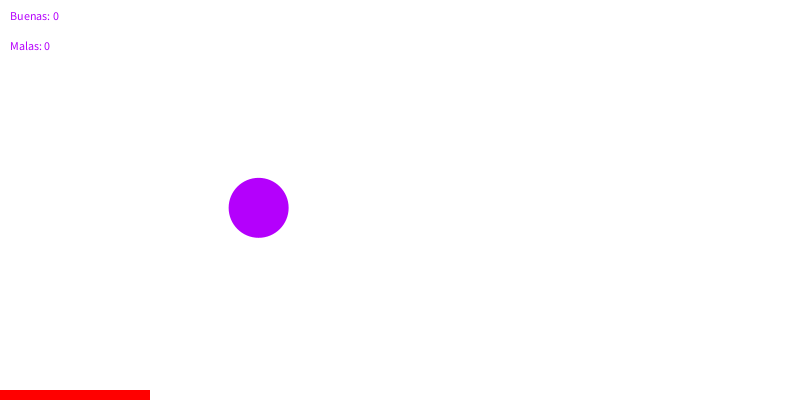
Frame 1 (no input)
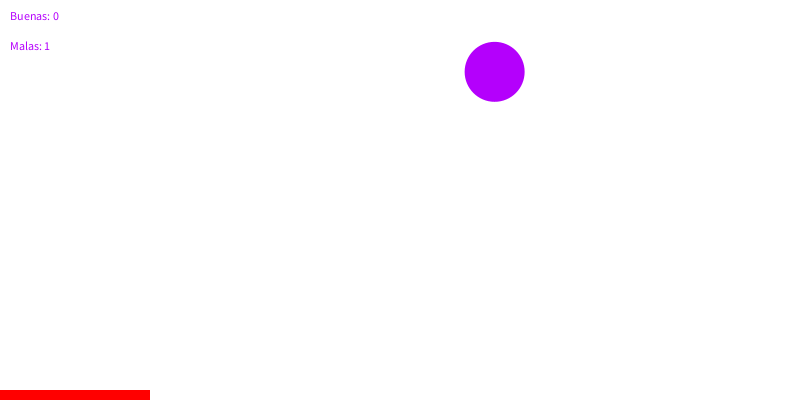
Frame 60 (the mouse pressed at the canvas centre just before this capture)
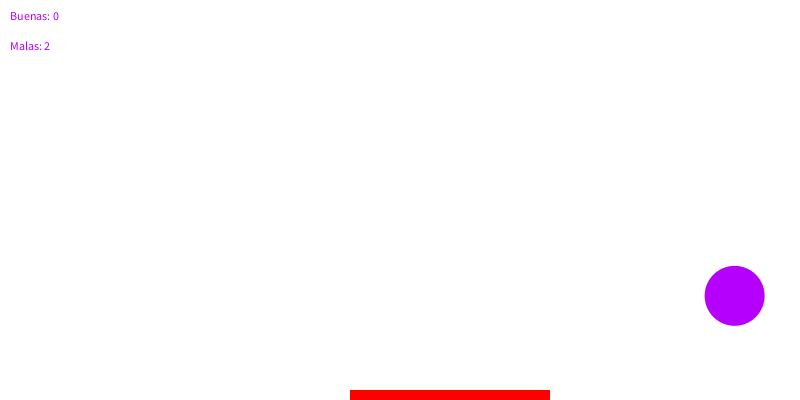
Frame 120 (the mouse held since frame 60 and released just before this capture)

The Processing sketch that drew these frames (run headless with seeded random() and noise(); from frame 60 on, the mouse is pressed at the canvas centre):

// Processing sketch: processing_76487
// ── processing_76487.pde


//float posX=30;
//float posY=30;
float posX=random(400); // para que la pelota empiece en cualquier punto cada vez que empieza, 400 es el valor de la ventana
float posY=random(800); // para que la pelota empiece en cualquier punto cada vez que empieza, 800 es el valor de la ventana
float sentidoX=4;
float sentidoY=8; // se ponen esos valores para aumentar la velocidad de la pelota

int buenas=0; // conatbilizar cuantas chocan con la raqueta y cuantas no
int malas=0;

void setup(){
  size(800,400);
  background(255);
  noStroke();
  smooth();
}


void draw(){
  background(255);
  
  //raqueta 
  fill(255,0,0);
  rect(mouseX-50,height-10,200,10);// para que no se vaya de la ventana en la derecha
  
  //pelota
  fill(180,0,252);
  ellipse(posX,posY,60,60);// variables float se ponen arriba
  
  //mover pelota
  //posY=posY+2; //incrementar valores para que la pelota baje, se pone 2 para que vaya más rápido en vertical
  posY=posY+sentidoY; // se reemplazan las variables para que funcione el if por las de sentidoY
 // posX=posX+1; // incrementar valores para que la pelota vaya horizontal
 posX=posX+sentidoX; //se reemplazan las variables para que funcione el if por las de sentidoX
  
  // que la pelota rebote abajo
  if(posY>=height-30){ // se pone -30 al height para que la peltoa no se esconda en la ventana y 30 es la mitad del tamaño de la pelota.
    sentidoY=- sentidoY; // para que rebote la pelota
    
    // determinar la distancia de la pelota con la raqueta, sacar la diferencia de mouseX-posX.
    // que la pelota pegue en la raqueta
     float distancia=abs(mouseX-posX); 
    if (distancia<=100) buenas=buenas+1;
    else malas=malas+1;
  }
  
  //peltoa rebote arriba
if(posY-30<=0){
    sentidoY=-sentidoY;
  }

  // para que la pelota no se vaya por las esquinas, lado derecho
  if(posX>=width-30){
    sentidoX=-sentidoX;
  }
// para que la pelota no se vaya pos las esquinas, lado izquierdo
if(posX-30<=0){
  sentidoX=-sentidoX;
}
text ("Buenas: "+ buenas,10,20);// para que salga el texto contabilizando las buenas y malas
text ("Malas: "+ malas, 10,50);
}
